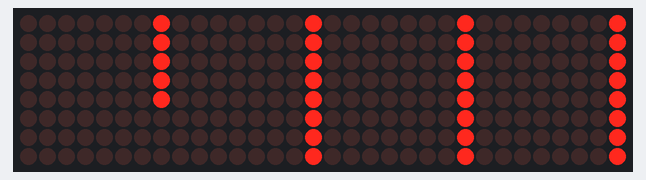
The sketch below on a simulated Arduino Uno, built with avr-gcc and run on an emulated ATmega328P. Parts: 32×8 LED matrix. Wiring (inferred from the names in the program): 4 × MAX7219 LED driver (orientation assumed): data pin 12; clock pin 11; CS pin 10.

Above: at 0.49 s.
At 3.84 s:
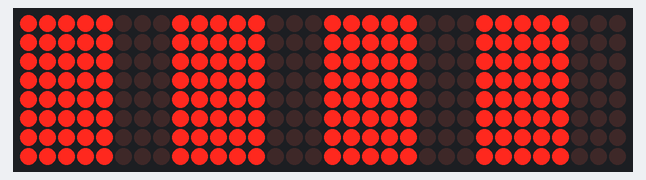
At 10.08 s:
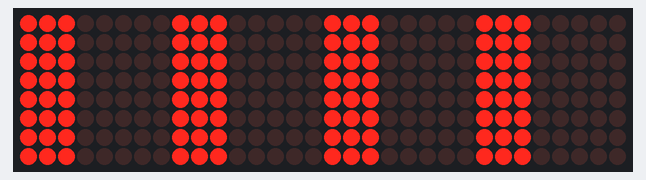
At 19.78 s:
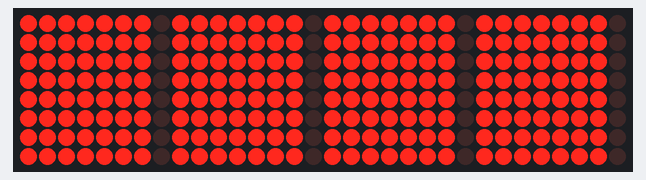
At 29.24 s:
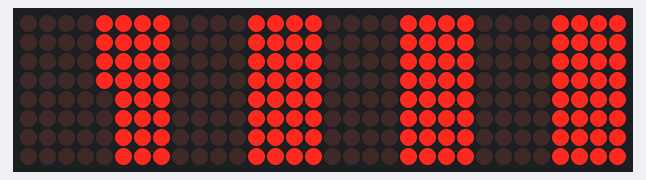
At 38.49 s:
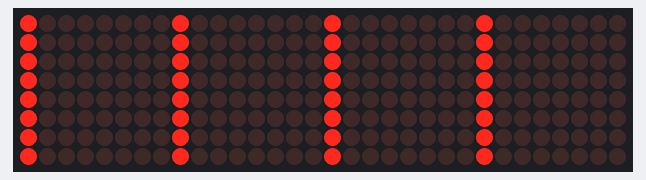

The sketch:

201120_LedMatric_demo2.ino
```cpp
/*-------------------------------------------------------------------------------*/
//the opcodes for the MAX7221 and MAX7219
#define OP_NOOP   0
#define OP_DIGIT0 1
#define OP_DIGIT1 2
#define OP_DIGIT2 3
#define OP_DIGIT3 4
#define OP_DIGIT4 5
#define OP_DIGIT5 6
#define OP_DIGIT6 7
#define OP_DIGIT7 8
#define OP_DECODEMODE  9
#define OP_INTENSITY   10
#define OP_SCANLIMIT   11
#define OP_SHUTDOWN    12
#define OP_DISPLAYTEST 15
/*-------------------------------------------------------------------------------*/
#define SPI_MOSI 12   //DIN
#define SPI_CLK 11    //CLK
#define SPI_CS 10     //CS
/*-------------------------------------------------------------------------------*/
byte Status[64] = {0};
byte spidata[8] = {0};
int maxDevices = 4;
/*-------------------------------------------------------------------------------*/
void setup()
{
  pinMode(SPI_MOSI,OUTPUT);
  pinMode(SPI_CLK,OUTPUT);
  pinMode(SPI_CS,OUTPUT);
  //Đặt lại chân Load
  digitalWrite(SPI_CS,HIGH);
  for(int i=0;i<64;i++)
  {
    Status[i] = 0x00;
  }
  for(int i=0;i<maxDevices;i++)
  {
    //Kiểm tra ledMatric
    spiTransfer(i, OP_DISPLAYTEST, 0);
    //Chế độ quét Led (0 - 7)
    SetScanLimit(i,7);
    //Chế độ giải mã
    spiTransfer(i,OP_DECODEMODE,0);
    //Xóa dữ liệu trên LedMatric
    ClearDisplay(i);
    //Bật ledMatric
    Shutdown(i, false);
    //Đặt cường độ sáng của ledMatric (0 - 15)
    SetIntensity(i, 5);
   }
}
/**********************************************************************************************/
uint32_t Data_out_index[8] = {0, 0, 0, 0, 0, 0, 0, 0};
void Test_Pixels(int row, int col, uint32_t state, uint32_t Data_out)
{
  Data_out = (Data_out & ~((uint32_t)(1 << col)) | ((uint32_t)(state << col)));
  uint8_t data1 = (uint8_t) Data_out;
  uint8_t data2 = (uint8_t) (Data_out >> 8);
  uint8_t data3 = (uint8_t) (Data_out >> 16);
  uint8_t data4 = (uint8_t) (Data_out >> 24);
  row += 1;
  digitalWrite(SPI_CS,LOW);
  shiftOut(SPI_MOSI, SPI_CLK, MSBFIRST, row);
  shiftOut(SPI_MOSI, SPI_CLK, MSBFIRST, data4);
  shiftOut(SPI_MOSI, SPI_CLK, MSBFIRST, row);
  shiftOut(SPI_MOSI, SPI_CLK, MSBFIRST, data3);
  shiftOut(SPI_MOSI, SPI_CLK, MSBFIRST, row);
  shiftOut(SPI_MOSI, SPI_CLK, MSBFIRST, data2);
  shiftOut(SPI_MOSI, SPI_CLK, MSBFIRST, row);
  shiftOut(SPI_MOSI, SPI_CLK, MSBFIRST, data1);
  digitalWrite(SPI_CS,HIGH);
  for(int i = 1 ; i <= 8; i++)
  {
    if(row == i) Data_out_index[i - 1] = Data_out;
  }
}
/**********************************************************************************************/
void Set_Led_Pixels(int row, int col, uint32_t state)
{
  row = 7 - row;
  for(int i = 1; i <= 8; i++)
  {
      if(row == i - 1) Test_Pixels(row, col, state, Data_out_index[i - 1]);
  }
}
/**********************************************************************************************/
void loop()
{
  Test_demo();
}
/**********************************************************************************************/
void Test_demo()
{
  for(int i = 0; i <= 7; i++)
  {
    for(int j = 0; j <= 31; j++)
    {
      Set_Led_Pixels(i, j, HIGH);
      delay(10);
    }
  }
  for(int i = 0; i <= 7; i++)
  {
    for(int j = 0; j <= 31; j++)
    {
      Set_Led_Pixels(i, j, LOW);
      delay(10);
    }
  }
}
/**********************************************************************************************/
void Shutdown(int addr, bool b) {
    if(addr<0 || addr>=maxDevices)
        return;
    if(b)
        spiTransfer(addr, OP_SHUTDOWN,0);
    else
        spiTransfer(addr, OP_SHUTDOWN,1);
}
/**********************************************************************************************/
void SetScanLimit(int addr, int limit) {
    if(addr<0 || addr>=maxDevices)
        return;
    if(limit>=0 && limit<8)
        spiTransfer(addr, OP_SCANLIMIT,limit);
}
/**********************************************************************************************/
void SetIntensity(int addr, int intensity) {
    if(addr<0 || addr>=maxDevices)
        return;
    if(intensity>=0 && intensity<16)
        spiTransfer(addr, OP_INTENSITY,intensity);
}
/**********************************************************************************************/
void ClearDisplay(int addr) {
    int offset;
    if(addr<0 || addr>=maxDevices)
        return;
    offset=addr*8;
    for(int i=0;i<8;i++) {
        Status[offset+i]=0;
        spiTransfer(addr, i+1,Status[offset+i]);
    }
}
/**********************************************************************************************/
void SetLed(int addr, int row, int column, boolean state)
{
    int offset;
    byte val=0x00;
    if(addr<0 || addr>=maxDevices)
        return;
    if(row<0 || row>7 || column<0 || column>7)
        return;
    offset=addr*8;
    val=B10000000 >> column;
    if(state)
        Status[offset+row]=Status[offset+row]|val;
    else {
        val=~val;
        Status[offset+row]=Status[offset+row]&val;
    }
    spiTransfer(addr, row+1,Status[offset+row]);
}
/**********************************************************************************************/
void SetRow(int addr, int row, byte value)
{
    int offset;
    if(addr<0 || addr>=maxDevices)
        return;
    if(row<0 || row>7)
        return;
    offset=addr*8;
    Status[offset+row]=value;
    spiTransfer(addr, row+1,Status[offset+row]);
}
/**********************************************************************************************/
void SetColumn(int addr, int col, byte value)
{
    byte val;
    if(addr<0 || addr>=maxDevices)
        return;
    if(col<0 || col>7)
        return;
    for(int row=0;row<8;row++) {
        val=value >> (7-row);
        val=val & 0x01;
        SetLed(addr,row,col,val);
    }
}
/**********************************************************************************************/
void spiTransfer(int addr, uint8_t opcode, uint8_t data) {
    //Create an array with the data to shift out
    int offset=addr*2;
    int maxbytes=maxDevices*2;

    for(int i=0;i<maxbytes;i++)
        spidata[i]=(byte)0;
    //put our device data into the array
    spidata[offset+1]=opcode;
    spidata[offset]=data;
    //enable the line
    digitalWrite(SPI_CS,LOW);
    //Now shift out the data
    for(int i=maxbytes;i>0;i--)
        shiftOut(SPI_MOSI,SPI_CLK,MSBFIRST,spidata[i-1]);
    //latch the data onto the display
    digitalWrite(SPI_CS,HIGH);
}
/**********************************************************************************************/
```
